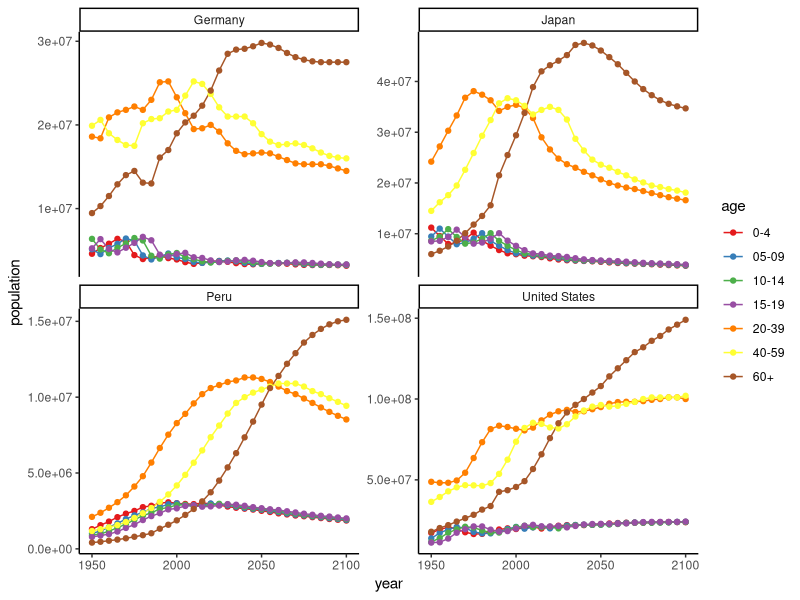
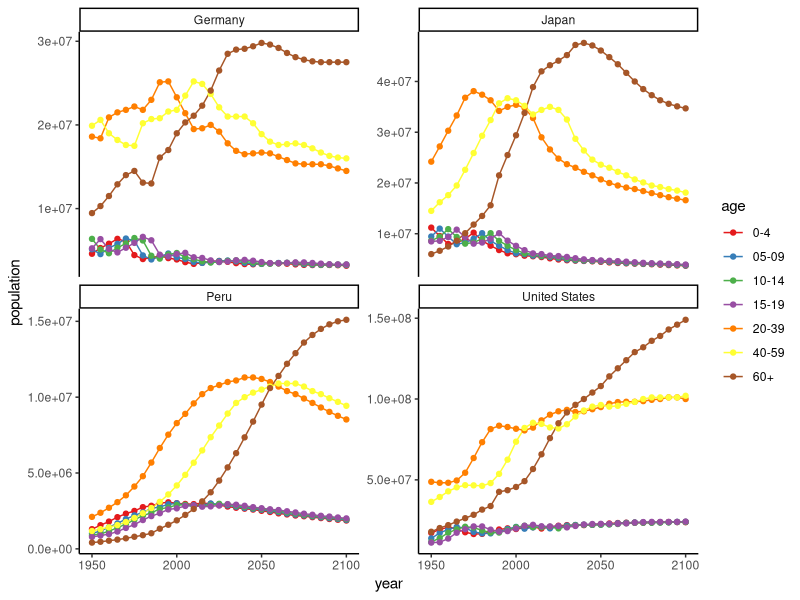

Write R code to recreate these figures, in order. (Note: this script raises an error after producing the figures.)
library(tidyverse)
df <- read_csv("gapminder_tidy.csv")

theme_set(theme_classic())


# Age distribution over time in 4 countries

p <- df %>% 
  filter(country %in% c("Germany", "United States", "Japan", "Peru")) %>%
  ggplot(aes(x = year, y = population, group = age, color = age)) +
  geom_line() + geom_point() +
  facet_wrap(~country, scales = "free_y") +
  scale_colour_brewer(palette = "Set1")
p
ggsave("plot.png", p)


# Top 10 countries in 1950 wrt total population
df<- as_tibble(df)
p1 <- df %>%
    filter(year=="1950") %>%
    group_by(country) %>%
    summarise(population=sum(population))%>%
    arrange(desc(population))
class(df)

# Top 10 countries in 2100 wrt total population
p2 <- df %>%
    filter(year=="2100") %>%
    group_by(country) %>%
    summarise(population=sum(population)) %>%
    arrange(desc(population))

# Top 10 countries with respect to the change in total population between 1950 and 2100
p3 <- df%>%
  filter(year %in% seq(from="1950", to="2100", by=5)) %>%
  group_by(country) %>%
  summarise(growth=)

# etc.
